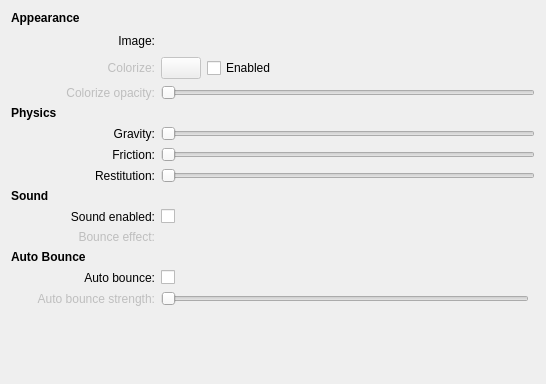
<?xml version="1.0" encoding="UTF-8"?>
<ui version="4.0">
 <class>bballConfig</class>
 <widget class="QWidget" name="bballConfig">
  <property name="geometry">
   <rect>
    <x>0</x>
    <y>0</y>
    <width>546</width>
    <height>384</height>
   </rect>
  </property>
  <property name="windowTitle">
   <string>Configure BbalL!</string>
  </property>
  <layout class="QGridLayout" name="gridLayout">
   <item row="0" column="0" colspan="3">
    <widget class="QLabel" name="label_5">
     <property name="font">
      <font>
       <weight>75</weight>
       <bold>true</bold>
      </font>
     </property>
     <property name="text">
      <string>Appearance</string>
     </property>
    </widget>
   </item>
   <item row="1" column="2" colspan="2">
    <widget class="KUrlRequester" name="imageUrl">
     <property name="sizePolicy">
      <sizepolicy hsizetype="Preferred" vsizetype="Maximum">
       <horstretch>0</horstretch>
       <verstretch>0</verstretch>
      </sizepolicy>
     </property>
     <property name="filter">
      <string>*.png *.gif *.svg *.svgz *.jpeg *.jpg</string>
     </property>
     <property name="fileDialogModality">
      <enum>Qt::NonModal</enum>
     </property>
    </widget>
   </item>
   <item row="2" column="2" colspan="2">
    <layout class="QHBoxLayout">
     <item>
      <widget class="KColorButton" name="colourize">
       <property name="enabled">
        <bool>false</bool>
       </property>
      </widget>
     </item>
     <item>
      <widget class="QCheckBox" name="colourizeEnabled">
       <property name="text">
        <string>Enabled</string>
       </property>
      </widget>
     </item>
     <item>
      <spacer name="horizontalSpacer_2">
       <property name="orientation">
        <enum>Qt::Horizontal</enum>
       </property>
       <property name="sizeHint" stdset="0">
        <size>
         <width>40</width>
         <height>20</height>
        </size>
       </property>
      </spacer>
     </item>
    </layout>
   </item>
   <item row="3" column="1">
    <widget class="QLabel" name="colourizeOpacityLabel">
     <property name="enabled">
      <bool>false</bool>
     </property>
     <property name="text">
      <string>Colorize opacity:</string>
     </property>
     <property name="alignment">
      <set>Qt::AlignRight|Qt::AlignTrailing|Qt::AlignVCenter</set>
     </property>
     <property name="buddy">
      <cstring>colourizeOpacitySlider</cstring>
     </property>
    </widget>
   </item>
   <item row="3" column="2" colspan="2">
    <widget class="QSlider" name="colourizeOpacitySlider">
     <property name="orientation">
      <enum>Qt::Horizontal</enum>
     </property>
    </widget>
   </item>
   <item row="4" column="0" colspan="3">
    <widget class="QLabel" name="label_6">
     <property name="font">
      <font>
       <weight>75</weight>
       <bold>true</bold>
      </font>
     </property>
     <property name="text">
      <string>Physics</string>
     </property>
    </widget>
   </item>
   <item row="5" column="2" colspan="2">
    <widget class="QSlider" name="gravity">
     <property name="maximum">
      <number>500</number>
     </property>
     <property name="orientation">
      <enum>Qt::Horizontal</enum>
     </property>
    </widget>
   </item>
   <item row="6" column="2" colspan="2">
    <widget class="QSlider" name="friction">
     <property name="maximum">
      <number>30</number>
     </property>
     <property name="orientation">
      <enum>Qt::Horizontal</enum>
     </property>
    </widget>
   </item>
   <item row="7" column="2" colspan="2">
    <widget class="QSlider" name="resitution">
     <property name="maximum">
      <number>100</number>
     </property>
     <property name="orientation">
      <enum>Qt::Horizontal</enum>
     </property>
    </widget>
   </item>
   <item row="10" column="1">
    <widget class="QLabel" name="label_7">
     <property name="text">
      <string>Sound enabled:</string>
     </property>
     <property name="alignment">
      <set>Qt::AlignRight|Qt::AlignTrailing|Qt::AlignVCenter</set>
     </property>
     <property name="buddy">
      <cstring>soundEnabled</cstring>
     </property>
    </widget>
   </item>
   <item row="10" column="2">
    <widget class="QCheckBox" name="soundEnabled">
     <property name="text">
      <string/>
     </property>
    </widget>
   </item>
   <item row="11" column="1">
    <widget class="QLabel" name="soundFileLabel">
     <property name="enabled">
      <bool>false</bool>
     </property>
     <property name="text">
      <string>Bounce effect:</string>
     </property>
     <property name="alignment">
      <set>Qt::AlignRight|Qt::AlignTrailing|Qt::AlignVCenter</set>
     </property>
     <property name="buddy">
      <cstring>soundFile</cstring>
     </property>
    </widget>
   </item>
   <item row="11" column="2" colspan="2">
    <widget class="KUrlRequester" name="soundFile">
     <property name="enabled">
      <bool>false</bool>
     </property>
     <property name="sizePolicy">
      <sizepolicy hsizetype="Preferred" vsizetype="Maximum">
       <horstretch>0</horstretch>
       <verstretch>0</verstretch>
      </sizepolicy>
     </property>
    </widget>
   </item>
   <item row="12" column="0" colspan="2">
    <widget class="QLabel" name="label_9">
     <property name="font">
      <font>
       <weight>75</weight>
       <bold>true</bold>
      </font>
     </property>
     <property name="text">
      <string>Auto Bounce</string>
     </property>
    </widget>
   </item>
   <item row="17" column="2">
    <spacer name="verticalSpacer">
     <property name="orientation">
      <enum>Qt::Vertical</enum>
     </property>
     <property name="sizeHint" stdset="0">
      <size>
       <width>361</width>
       <height>40</height>
      </size>
     </property>
    </spacer>
   </item>
   <item row="1" column="1">
    <widget class="QLabel" name="label_4">
     <property name="text">
      <string>Image:</string>
     </property>
     <property name="alignment">
      <set>Qt::AlignRight|Qt::AlignTrailing|Qt::AlignVCenter</set>
     </property>
     <property name="buddy">
      <cstring>imageUrl</cstring>
     </property>
    </widget>
   </item>
   <item row="2" column="1">
    <widget class="QLabel" name="colourizeLabel">
     <property name="enabled">
      <bool>false</bool>
     </property>
     <property name="text">
      <string>Colorize:</string>
     </property>
     <property name="alignment">
      <set>Qt::AlignRight|Qt::AlignTrailing|Qt::AlignVCenter</set>
     </property>
     <property name="buddy">
      <cstring>colourize</cstring>
     </property>
    </widget>
   </item>
   <item row="5" column="1">
    <widget class="QLabel" name="label">
     <property name="text">
      <string>Gravity:</string>
     </property>
     <property name="alignment">
      <set>Qt::AlignRight|Qt::AlignTrailing|Qt::AlignVCenter</set>
     </property>
     <property name="buddy">
      <cstring>gravity</cstring>
     </property>
    </widget>
   </item>
   <item row="6" column="1">
    <widget class="QLabel" name="label_2">
     <property name="text">
      <string>Friction:</string>
     </property>
     <property name="alignment">
      <set>Qt::AlignRight|Qt::AlignTrailing|Qt::AlignVCenter</set>
     </property>
     <property name="buddy">
      <cstring>friction</cstring>
     </property>
    </widget>
   </item>
   <item row="7" column="1">
    <widget class="QLabel" name="label_3">
     <property name="text">
      <string>Restitution:</string>
     </property>
     <property name="alignment">
      <set>Qt::AlignRight|Qt::AlignTrailing|Qt::AlignVCenter</set>
     </property>
     <property name="buddy">
      <cstring>resitution</cstring>
     </property>
    </widget>
   </item>
   <item row="9" column="0" colspan="3">
    <widget class="QLabel" name="label_8">
     <property name="font">
      <font>
       <weight>75</weight>
       <bold>true</bold>
      </font>
     </property>
     <property name="text">
      <string>Sound</string>
     </property>
    </widget>
   </item>
   <item row="14" column="2">
    <widget class="QCheckBox" name="autoBounceEnabled">
     <property name="text">
      <string/>
     </property>
    </widget>
   </item>
   <item row="14" column="1">
    <widget class="QLabel" name="label_10">
     <property name="text">
      <string>Auto bounce:</string>
     </property>
     <property name="alignment">
      <set>Qt::AlignRight|Qt::AlignTrailing|Qt::AlignVCenter</set>
     </property>
     <property name="buddy">
      <cstring>autoBounceEnabled</cstring>
     </property>
    </widget>
   </item>
   <item row="16" column="1">
    <widget class="QLabel" name="autoBounceStrengthLabel">
     <property name="enabled">
      <bool>false</bool>
     </property>
     <property name="text">
      <string>Auto bounce strength:</string>
     </property>
     <property name="alignment">
      <set>Qt::AlignRight|Qt::AlignTrailing|Qt::AlignVCenter</set>
     </property>
     <property name="buddy">
      <cstring>autoBounceStrength</cstring>
     </property>
    </widget>
   </item>
   <item row="1" column="0">
    <spacer name="horizontalSpacer">
     <property name="orientation">
      <enum>Qt::Horizontal</enum>
     </property>
     <property name="sizeType">
      <enum>QSizePolicy::Fixed</enum>
     </property>
     <property name="sizeHint" stdset="0">
      <size>
       <width>20</width>
       <height>20</height>
      </size>
     </property>
    </spacer>
   </item>
   <item row="16" column="2">
    <widget class="QSlider" name="autoBounceStrength">
     <property name="enabled">
      <bool>false</bool>
     </property>
     <property name="maximum">
      <number>50</number>
     </property>
     <property name="orientation">
      <enum>Qt::Horizontal</enum>
     </property>
    </widget>
   </item>
  </layout>
 </widget>
 <customwidgets>
  <customwidget>
   <class>KUrlRequester</class>
   <extends>QFrame</extends>
   <header>kurlrequester.h</header>
   <container>1</container>
  </customwidget>
  <customwidget>
   <class>KColorButton</class>
   <extends>QPushButton</extends>
   <header>kcolorbutton.h</header>
  </customwidget>
 </customwidgets>
 <resources/>
 <connections>
  <connection>
   <sender>colourizeEnabled</sender>
   <signal>clicked(bool)</signal>
   <receiver>colourize</receiver>
   <slot>setEnabled(bool)</slot>
   <hints>
    <hint type="sourcelabel">
     <x>302</x>
     <y>158</y>
    </hint>
    <hint type="destinationlabel">
     <x>218</x>
     <y>160</y>
    </hint>
   </hints>
  </connection>
  <connection>
   <sender>colourizeEnabled</sender>
   <signal>clicked(bool)</signal>
   <receiver>colourizeOpacitySlider</receiver>
   <slot>setEnabled(bool)</slot>
   <hints>
    <hint type="sourcelabel">
     <x>372</x>
     <y>160</y>
    </hint>
    <hint type="destinationlabel">
     <x>375</x>
     <y>230</y>
    </hint>
   </hints>
  </connection>
  <connection>
   <sender>autoBounceEnabled</sender>
   <signal>clicked(bool)</signal>
   <receiver>autoBounceStrength</receiver>
   <slot>setEnabled(bool)</slot>
   <hints>
    <hint type="sourcelabel">
     <x>177</x>
     <y>104</y>
    </hint>
    <hint type="destinationlabel">
     <x>182</x>
     <y>194</y>
    </hint>
   </hints>
  </connection>
  <connection>
   <sender>autoBounceEnabled</sender>
   <signal>clicked(bool)</signal>
   <receiver>autoBounceStrengthLabel</receiver>
   <slot>setEnabled(bool)</slot>
   <hints>
    <hint type="sourcelabel">
     <x>212</x>
     <y>110</y>
    </hint>
    <hint type="destinationlabel">
     <x>80</x>
     <y>200</y>
    </hint>
   </hints>
  </connection>
  <connection>
   <sender>colourizeEnabled</sender>
   <signal>clicked(bool)</signal>
   <receiver>colourizeLabel</receiver>
   <slot>setEnabled(bool)</slot>
   <hints>
    <hint type="sourcelabel">
     <x>340</x>
     <y>145</y>
    </hint>
    <hint type="destinationlabel">
     <x>56</x>
     <y>163</y>
    </hint>
   </hints>
  </connection>
  <connection>
   <sender>colourizeEnabled</sender>
   <signal>clicked(bool)</signal>
   <receiver>colourizeOpacityLabel</receiver>
   <slot>setEnabled(bool)</slot>
   <hints>
    <hint type="sourcelabel">
     <x>404</x>
     <y>158</y>
    </hint>
    <hint type="destinationlabel">
     <x>92</x>
     <y>219</y>
    </hint>
   </hints>
  </connection>
  <connection>
   <sender>soundEnabled</sender>
   <signal>clicked(bool)</signal>
   <receiver>soundFileLabel</receiver>
   <slot>setEnabled(bool)</slot>
   <hints>
    <hint type="sourcelabel">
     <x>233</x>
     <y>99</y>
    </hint>
    <hint type="destinationlabel">
     <x>55</x>
     <y>224</y>
    </hint>
   </hints>
  </connection>
  <connection>
   <sender>soundEnabled</sender>
   <signal>clicked(bool)</signal>
   <receiver>soundFile</receiver>
   <slot>setEnabled(bool)</slot>
   <hints>
    <hint type="sourcelabel">
     <x>253</x>
     <y>106</y>
    </hint>
    <hint type="destinationlabel">
     <x>269</x>
     <y>221</y>
    </hint>
   </hints>
  </connection>
 </connections>
</ui>
